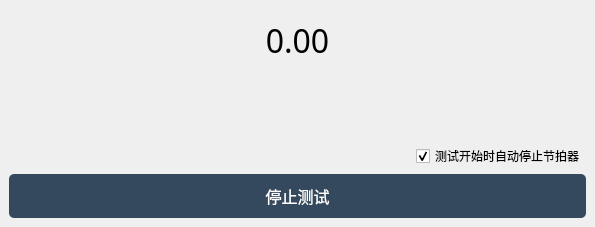
<?xml version="1.0" encoding="UTF-8"?>
<ui version="4.0">
 <class>MainWindow</class>
 <widget class="QMainWindow" name="MainWindow">
  <property name="geometry">
   <rect>
    <x>0</x>
    <y>0</y>
    <width>595</width>
    <height>227</height>
   </rect>
  </property>
  <property name="windowTitle">
   <string>节奏测试</string>
  </property>
  <property name="windowIcon">
   <iconset resource="resources.qrc">
    <normaloff>:/images/res/icon_metronome.png</normaloff>:/images/res/icon_metronome.png</iconset>
  </property>
  <property name="styleSheet">
   <string notr="true">#centralwidget {border-image: url(:/images/res/background.jpg);}

QPushButton{border-style:none;padding:10px;border-radius:5px;color:#FFFFFF;background:#34495E;}
QPushButton:hover{color:#F0F0F0;background:#4E6D8C;}
QPushButton:pressed{color:#B8C6D1;background:#2D3E50;}</string>
  </property>
  <widget class="QWidget" name="centralwidget">
   <layout class="QVBoxLayout" name="verticalLayout_2">
    <item>
     <layout class="QVBoxLayout" name="verticalLayout" stretch="1,1,0,0">
      <item>
       <widget class="QLabel" name="label_timer">
        <property name="font">
         <font>
          <family>微软雅黑</family>
          <pointsize>24</pointsize>
         </font>
        </property>
        <property name="text">
         <string>0.00</string>
        </property>
        <property name="alignment">
         <set>Qt::AlignCenter</set>
        </property>
       </widget>
      </item>
      <item>
       <widget class="QLabel" name="label_result">
        <property name="font">
         <font>
          <family>微软雅黑</family>
          <pointsize>16</pointsize>
         </font>
        </property>
        <property name="focusPolicy">
         <enum>Qt::ClickFocus</enum>
        </property>
        <property name="text">
         <string/>
        </property>
       </widget>
      </item>
      <item>
       <layout class="QHBoxLayout" name="horizontalLayout" stretch="1,0">
        <item>
         <spacer name="horizontalSpacer">
          <property name="orientation">
           <enum>Qt::Horizontal</enum>
          </property>
          <property name="sizeHint" stdset="0">
           <size>
            <width>40</width>
            <height>20</height>
           </size>
          </property>
         </spacer>
        </item>
        <item>
         <widget class="QCheckBox" name="check_autostop">
          <property name="font">
           <font>
            <family>微软雅黑</family>
           </font>
          </property>
          <property name="text">
           <string>测试开始时自动停止节拍器</string>
          </property>
          <property name="checked">
           <bool>true</bool>
          </property>
         </widget>
        </item>
       </layout>
      </item>
      <item>
       <widget class="QPushButton" name="button_rhythm_test_stop">
        <property name="enabled">
         <bool>false</bool>
        </property>
        <property name="font">
         <font>
          <family>微软雅黑</family>
          <pointsize>12</pointsize>
         </font>
        </property>
        <property name="cursor">
         <cursorShape>PointingHandCursor</cursorShape>
        </property>
        <property name="text">
         <string>停止测试</string>
        </property>
       </widget>
      </item>
     </layout>
    </item>
   </layout>
  </widget>
 </widget>
 <resources>
  <include location="resources.qrc"/>
 </resources>
 <connections/>
</ui>
